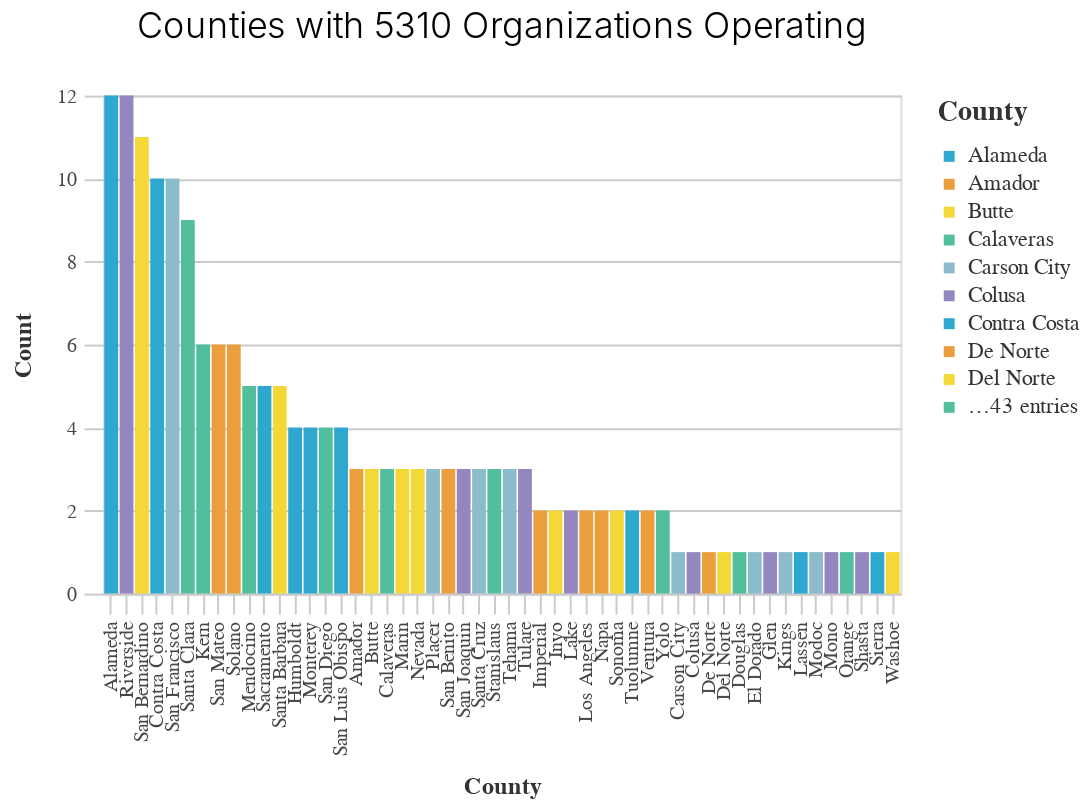

The notebook cell saved with this chart:
### Code cell
bar_chart((df2>>count(_.county)),
    "county",
    "n",
    "county",
    "Counties with 5310 Organizations Operating"
)

### Figure 1 — Vega-Lite specification as saved in the notebook (floating-point values rounded to 4 significant figures)
{"config": {"view": {"continuousWidth": 400, "continuousHeight": 300}, "axis": {"domainColor": "#cbcbcb", "grid": true, "gridColor": "#cbcbcb", "gridWidth": 1, "labelColor": "#474747", "labelFont": "Nunito Sans", "labelFontSize": 10, "labelPadding": 4, "tickColor": "#cbcbcb", "tickSize": 10, "titleColor": "#333", "titleFont": "Raleway", "titleFontSize": 12, "titlePadding": 10}, "axisBand": {"grid": false}, "background": "white", "font": "Raleway", "header": {"labelFont": "Nunito Sans", "titleFont": "Raleway"}, "legend": {"labelColor": "#333", "labelFont": "Nunito Sans", "labelFontSize": 11, "labelLimit": 0, "padding": 1, "symbolSize": 30, "symbolType": "square", "titleColor": "#333", "titleFont": "Raleway", "titleFontSize": 14, "titlePadding": 10}, "title": {"anchor": "middle", "font": "Raleway", "fontSize": 18, "fontWeight": 300, "offset": 20}}, "data": {"name": "data-730ff908c28baf7d3884f90809829627"}, "mark": "bar", "encoding": {"color": {"field": "county", "legend": {"symbolLimit": 10, "title": "County"}, "scale": {"range": ["#2EA8CE", "#EB9F3C", "#F4D837", "#51BF9D", "#8CBCCB", "#9487C0"]}, "type": "nominal"}, "x": {"field": "county", "sort": "-y", "title": "County", "type": "nominal"}, "y": {"field": "n", "title": "Count", "type": "quantitative"}}, "height": 250, "title": "Counties with 5310 Organizations Operating", "width": 400, "$schema": "https://vega.github.io/schema/vega-lite/v4.17.0.json", "datasets": {"data-730ff908c28baf7d3884f90809829627": [{"county": "Alameda", "n": 12}, {"county": "Amador", "n": 3}, {"county": "Butte", "n": 3}, {"county": "Calaveras", "n": 3}, {"county": "Carson City", "n": 1}, {"county": "Colusa", "n": 1}, {"county": "Contra Costa", "n": 10}, {"county": "De Norte", "n": 1}, {"county": "Del Norte", "n": 1}, {"county": "Douglas", "n": 1}, {"county": "El Dorado", "n": 1}, {"county": "Glen", "n": 1}, {"county": "Humboldt", "n": 4}, {"county": "Imperial", "n": 2}, {"county": "Inyo", "n": 2}, {"county": "Kern", "n": 6}, {"county": "Kings", "n": 1}, {"county": "Lake", "n": 2}, {"county": "Lassen", "n": 1}, {"county": "Los Angeles", "n": 2}, {"county": "Marin", "n": 3}, {"county": "Mendocino", "n": 5}, {"county": "Modoc", "n": 1}, {"county": "Mono", "n": 1}, {"county": "Monterey", "n": 4}, {"county": "Napa", "n": 2}, {"county": "Nevada", "n": 3}, {"county": "Orange", "n": 1}, {"county": "Placer", "n": 3}, {"county": "Riverside", "n": 12}, {"county": "Sacramento", "n": 5}, {"county": "San Benito", "n": 3}, {"county": "San Bernardino", "n": 11}, {"county": "San Diego", "n": 4}, {"county": "San Francisco", "n": 10}, {"county": "San Joaquin", "n": 3}, {"county": "San Luis Obispo", "n": 4}, {"county": "San Mateo", "n": 6}, {"county": "Santa Barbara", "n": 5}, {"county": "Santa Clara", "n": 9}, {"county": "Santa Cruz", "n": 3}, {"county": "Shasta", "n": 1}, {"county": "Sierra", "n": 1}, {"county": "Solano", "n": 6}, {"county": "Sonoma", "n": 2}, {"county": "Stanislaus", "n": 3}, {"county": "Tehama", "n": 3}, {"county": "Tulare", "n": 3}, {"county": "Tuolumne", "n": 2}, {"county": "Ventura", "n": 2}, {"county": "Washoe", "n": 1}, {"county": "Yolo", "n": 2}]}}
